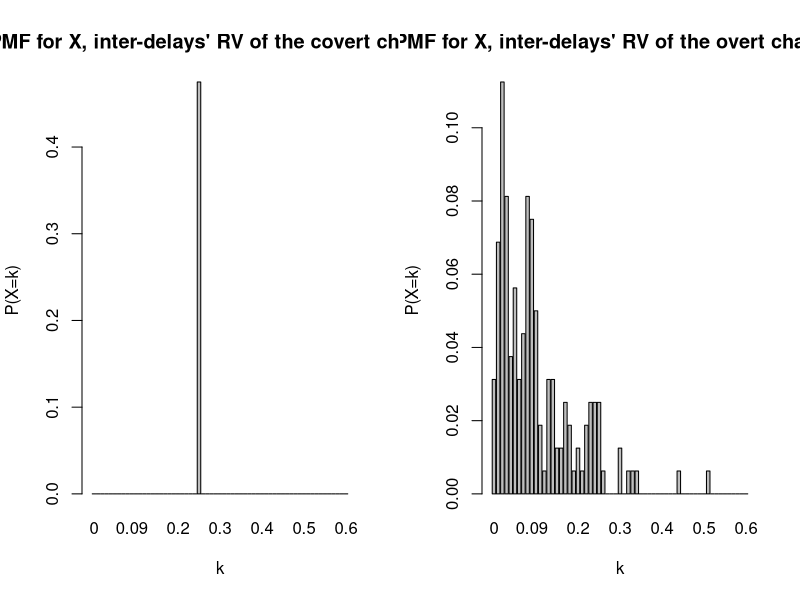

Write R code to recreate this figure.
old.par <- par(mfrow = c(1, 2)) #this line and par(old.par) allow multiple plots for this problem
							  #(http://www.dummies.com/programming/r/how-to-put-multiple-plots-on-a-single-page-in-r/)
#Question 1

overtData = read.csv("Traffic_data_orig.csv")
secretMessage = c(0, 1, 1, 1, 0, 1, 0, 0, 0, 1, 1, 0, 1, 0, 0, 0, 0, 1, 1, 0, 1, 0, 0, 1, 0, 1, 1, 1, 0, 0, 1, 1,
0, 1, 1, 0, 1, 0, 0, 1, 0, 1, 1, 1, 0, 0, 1, 1, 0, 1, 1, 0, 0, 0, 0, 1, 0, 1, 1, 1, 0, 0, 1, 1, 0, 1, 1, 0,
0, 1, 0, 1, 0, 1, 1, 0, 0, 0, 1, 1, 0, 1, 1, 1, 0, 0, 1, 0, 0, 1, 1, 0, 0, 1, 0, 1, 0, 1, 1, 1, 0, 1, 0, 0, 
0, 1, 1, 0, 1, 1, 0, 1, 0, 1, 1, 0, 0, 1, 0, 1, 0, 1, 1, 1, 0, 0, 1, 1, 0, 1, 1, 1, 0, 0, 1, 1, 0, 1, 1, 0,
0, 0, 0, 1, 0, 1, 1, 0, 0, 1, 1, 1, 0, 1, 1, 0, 0, 1, 0, 1)

covertData = overtData[1:(length(secretMessage) + 1),]
#here we will only consider the part of the overt channel equal to the length of the covert one
overtData = overtData[1:nrow(covertData),]
zeroDelay = 0.25
oneDelay = 0.75

for (i in 2:(length(secretMessage)+1)){
    #Insertion of the secret message using packet delays
    if(secretMessage[i-1] == 0)
        covertData[i,2] = zeroDelay
    else
        covertData[i,2] = oneDelay
    #if(i != 1)
    covertData[i,2] = covertData[i,2] + covertData[i-1,2]   
}

#Question 2

#Instanciate vectors to store inter packet delays for PMF histograms
ipDelaysCovert = numeric(nrow(covertData)-1)
ipDelaysOvert = numeric(nrow(overtData)-1)

#Here we assume delays will be between 0 and 0.6 sec
possibleInterDelays = seq.int(0, 0.6, 0.01)

#Compute inter-delay values for overt and covert channels
for (i in 2:nrow(overtData)) {
	ipDelaysOvert[i - 1] = round(overtData[i, 2] - overtData[i - 1, 2], 2)
	if (i <= nrow(covertData))
		ipDelaysCovert[i - 1] = round(covertData[i, 2] - covertData[i - 1, 2], 2)
}

#Instanciate vectors to store inter-delay probabilities
probaCovert = numeric(length(possibleInterDelays))
probaOvert = numeric(length(possibleInterDelays))
for (i in 1:length(possibleInterDelays)){
	#Store inter-delay probabilities
	probaOvert[i] = mean(ipDelaysOvert == possibleInterDelays[i])
	probaCovert[i] = mean(ipDelaysCovert == possibleInterDelays[i])
}

#Plot histograms for the inter-delay channels PMF's
names(probaCovert) = possibleInterDelays
barplot(probaCovert, main = "PMF for X, inter-delays' RV of the covert channel", xlab = "k", ylab = "P(X=k)")
names(probaOvert) = possibleInterDelays
barplot(probaOvert, main = "PMF for X, inter-delays' RV of the overt channel", xlab = "k", ylab = "P(X=k)")


# ### Detection ###
#Question 6

#qqplot(ipDelaysOvert,ipDelaysCovert,  main="Question 6")
#abline(a=0, b=1)
